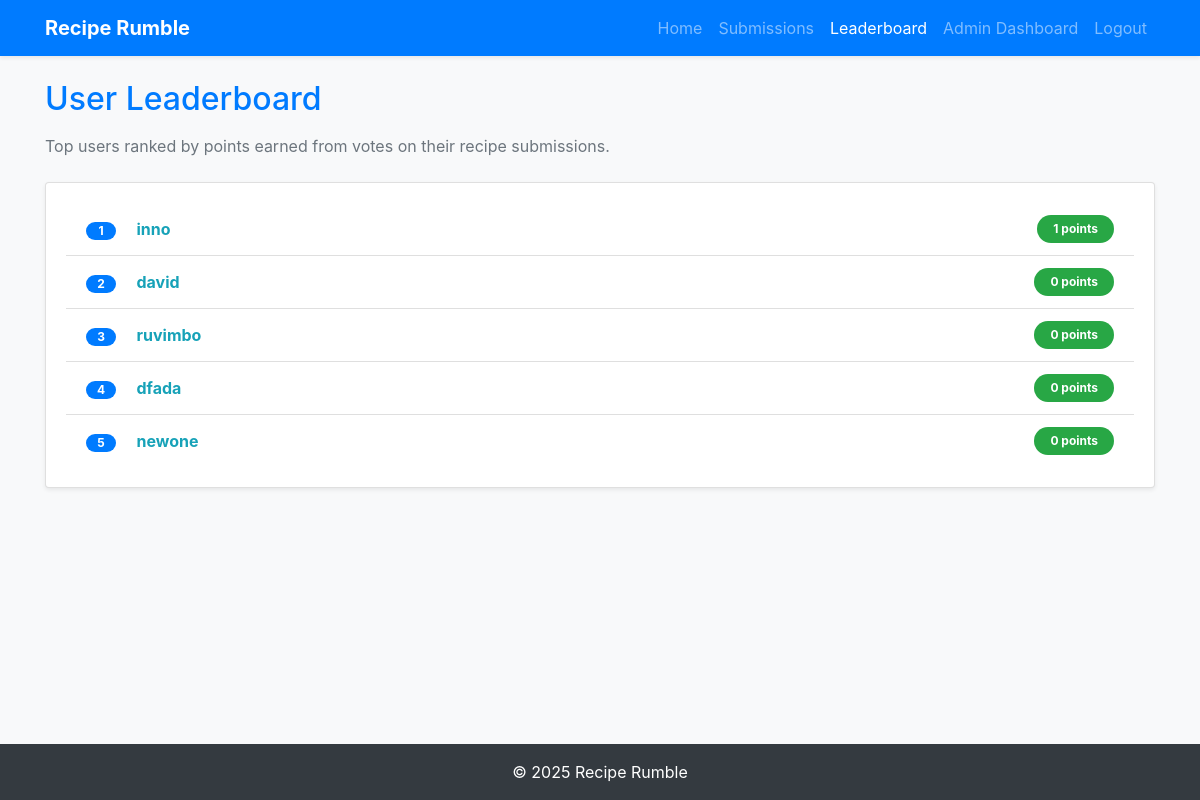
/leaderboard (signed in), run on the app's committed database.
### tables this page shows
CREATE TABLE users (
            id TEXT PRIMARY KEY,
            username TEXT UNIQUE,
            password TEXT,
            role TEXT,
            points INTEGER DEFAULT 0
        );

### app.py (the view)
@app.route('/leaderboard')
def leaderboard():
    if 'user_id' not in session:
        return redirect(url_for('login'))
    user = get_db().execute("SELECT * FROM users WHERE id = ?", (session['user_id'],)).fetchone()
    users = get_db().execute("SELECT username, points FROM users WHERE role = 'user' ORDER BY points DESC").fetchall()
    return render_template('leaderboard.html', users=users, user=user)  # Pass the user object

### app.py (called while the page is built)
def get_db():
    conn = sqlite3.connect('recipes.db')
    conn.row_factory = sqlite3.Row
    return conn

### templates/leaderboard.html (shortened to what this page needs)
<!DOCTYPE html>
<html lang="en">
<head>
    <link rel="stylesheet" href="https://cdn.jsdelivr.net/npm/bootstrap@4.6.2/dist/css/bootstrap.min.css">
    <link href="https://stackpath.bootstrapcdn.com/font-awesome/4.7.0/css/font-awesome.min.css" rel="stylesheet">
</head>
<body class="d-flex flex-column vh-100 bg-light">
    <nav class="navbar navbar-expand-lg navbar-dark bg-primary sticky-top shadow-sm">
        <div class="container">
            <a class="navbar-brand font-weight-bold" href="{{ url_for('index') }}">Recipe Rumble</a>
            <div class="collapse navbar-collapse" id="navbarNav">
                <ul class="navbar-nav ml-auto">
                    <li class="nav-item">
                        <a class="nav-link" href="{{ url_for('index') }}">Home</a>
                    </li>
                    <li class="nav-item">
                        <a class="nav-link" href="{{ url_for('submissions') }}">Submissions</a>
                    </li>
                    <li class="nav-item active">
                        <a class="nav-link" href="{{ url_for('leaderboard') }}">Leaderboard <span class="sr-only">(current)</span></a>
                    </li>
                    {% if user and user['role'] == 'admin' %}
                    <li class="nav-item">
                        <a class="nav-link" href="{{ url_for('admin') }}">Admin Dashboard</a>
                    </li>
                    {% endif %}
                    <li class="nav-item">
                        <a class="nav-link" href="{{ url_for('logout') }}">Logout</a>
                    </li>
                </ul>
            </div>
        </div>
    </nav>
    <main class="container py-4 flex-grow-1">
        <h2 class="h2 font-weight-semibold text-primary mb-3">User Leaderboard</h2>
        <p class="text-muted mb-4">Top users ranked by points earned from votes on their recipe submissions.</p>
        <div class="card shadow-sm">
            <div class="card-body">
                {% if users %}
                    <ul class="list-group list-group-flush">
                        {% for user_item in users %}
                            <li class="list-group-item d-flex justify-content-between align-items-center">
                                <div>
                                    <span class="badge badge-primary badge-pill mr-3" style="width: 2.5em; height: 1.5em; line-height: 0.5em; text-align: center; padding-top:0.5em;">{{ loop.index }}</span>
                                    <strong class="text-info">{{ user_item['username'] }}</strong>
                                </div>
                                <span class="badge badge-success badge-pill px-3 py-2">{{ user_item['points'] }} points</span>
                            </li>
                        {% endfor %}
                    </ul>
                {% else %}
                    <p class="text-muted text-center">The leaderboard is currently empty. No users found.</p>
                {% endif %}
            </div>
        </div>
    </main>
    <footer class="bg-dark text-white p-3 text-center mt-auto">
        <p class="mb-0">&copy; 2025 Recipe Rumble</p>
    </footer>
</body>
</html>

### data on the page
users: username "inno", points "1"
users: username "david", points "0"
users: username "ruvimbo", points "0"
users: username "dfada", points "0"
users: username "newone", points "0"
